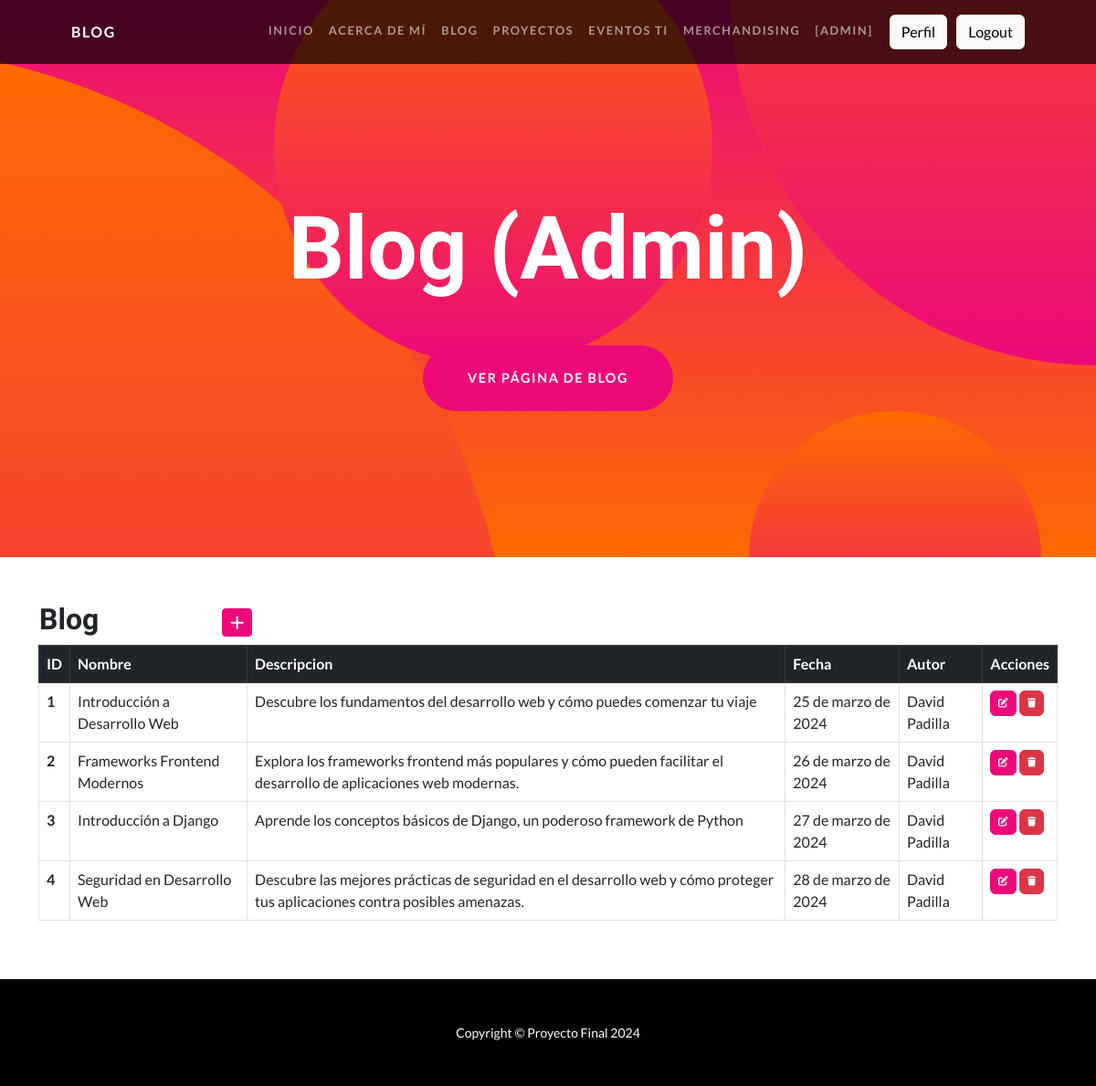
Screenshot of /blog_admin/ (signed in) with the database file from the repository.
### aplicacion/models.py (models this page shows, shortened)
class Blog(models.Model):
    nombre = models.CharField(max_length=100)
    descripcion = models.TextField()
    fecha = models.DateField()
    autor = models.CharField(max_length=50)

### aplicacion/views.py (the view)
# urls.py: path('blog_admin/', blogAdmin, name="blog_admin"),
@login_required
def blogAdmin(request):
    contexto = {'blog': Blog.objects.all().order_by("id")}
    return render(request, "aplicacion/blog_admin.html", contexto)

### aplicacion/templates/aplicacion/blog_admin.html
{% extends "aplicacion/index.html" %}
{% block titulo %}
<h1 class="masthead-heading mb-0">Blog (Admin)</h1>
<a class="btn btn-primary btn-xl rounded-pill mt-5" href="{% url 'blog' %}">Ver página de blog</a>
{% endblock titulo %}
{% block contenido %}
<table>
  <tr>
    <td width="200"><h2>Blog</h2></td>
    <td>
      <a href="{% url 'blog_create' %}" class="btn btn-primary btn-sm">
        <i class="fa fa-plus fa-lg" title="Crear"></i>
      </a>
    </td>
  </tr>
</table>
<table class="table table-bordered">
    <thead>
      <tr class="table-dark">
        <th scope="col">ID</th>
        <th scope="col">Nombre</th>
        <th scope="col">Descripcion</th>
        <th scope="col">Fecha</th>
        <th scope="col">Autor</th>
        <th scope="col">Acciones</th>
      </tr>
    </thead>
    <tbody>
{% for b in blog %}
      <tr>
        <th scope="row">{{ b.id }}</th>
        <td>{{ b.nombre }}</td>
        <td>{{ b.descripcion }}</td>
        <td>{{ b.fecha }}</td>
        <td>{{ b.autor }}</td>
        <td>
          <a
            href="{% url 'blog_update' b.id %}"
            class="btn btn-primary"
            style="--bs-btn-padding-y: .25rem; --bs-btn-padding-x: .5rem; --bs-btn-font-size: .75rem;"
            ><i class="fa fa-edit fa-sm" title="Edit Record"></i>
          </a>
          <a
            href="{% url 'blog_delete' b.id %}"
            class="btn btn-danger"
            style="--bs-btn-padding-y: .25rem; --bs-btn-padding-x: .5rem; --bs-btn-font-size: .75rem;"
            ><i class="fa fa-trash fa-sm" title="Delete Record"></i>
          </a>
        </td>
      </tr>
{% endfor %}
    </tbody>
</table>
{% endblock contenido %}

### aplicacion/templates/aplicacion/index.html (shortened to what this page needs)
<!DOCTYPE html>
<html lang="en">
    <head>
        {% load static %}
        <link href="{% static 'css/styles.css' %}" rel="stylesheet" />
    </head>
    <body id="page-top">
        <nav class="navbar navbar-expand-lg navbar-dark navbar-custom fixed-top">
            <div class="container px-5">
                <a class="navbar-brand" href="/">Blog</a>
                <div class="collapse navbar-collapse" id="navbarResponsive">
                    <ul class="navbar-nav ms-auto">
                        <li class="nav-item"><a class="nav-link" href="/">Inicio</a></li>
                        <li class="nav-item"><a class="nav-link" href="{% url 'acerca' %}">Acerca de mí </a></li>
                        {% if user.is_authenticated %}
                        <li class="nav-item"><a class="nav-link" href="{% url 'blog_admin' %}">Blog</a></li>
                        <li class="nav-item"><a class="nav-link" href="{% url 'proyectos_admin' %}">Proyectos</a></li>
                        <li class="nav-item"><a class="nav-link" href="{% url 'eventos_admin' %}">Eventos TI</a></li>
                        <li class="nav-item"><a class="nav-link" href="{% url 'merchandising_admin' %}">Merchandising</a></li>
                        <li class="nav-item"><a class="nav-link">[{{user.username}}]</a></li>
                        <li class="nav-item"></li>
                        <li class="nav-item"><a class="btn btn-light" href="{% url 'perfil' %}">Perfil</a></li>
                        <li class="nav-item"></li>
                        <li class="nav-item"><a class="btn btn-light" href="{% url 'logout' %}">Logout</a></li>
                        {% endif %}
                    </ul>
                </div>
            </div>
        </nav>
        <header class="masthead text-center text-white">
            <div class="masthead-content">
                <div class="container px-5">
                    {% block titulo %}{% endblock titulo %}
                </div>
            </div>
            <div class="bg-circle-1 bg-circle"></div>
            <div class="bg-circle-2 bg-circle"></div>
            <div class="bg-circle-3 bg-circle"></div>
            <div class="bg-circle-4 bg-circle"></div>
        </header>
        <div class="container py-5">
            {% block contenido %}{% endblock contenido %}
        </div>
        <footer class="py-5 bg-black">
            <div class="container px-5"><p class="m-0 text-center text-white small">Copyright &copy; Proyecto Final 2024</p></div>
        </footer>
    </body>
</html>

### rows the page displays
Blog: id "1", nombre "Introducción a Desarrollo Web", descripcion "Descubre los fundamentos del desarrollo web y cómo puedes comenzar tu viaje", fecha "25 de marzo de 2024", autor "David Padilla"
Blog: id "2", nombre "Frameworks Frontend Modernos", descripcion "Explora los frameworks frontend más populares y cómo pueden facilitar el desarrollo de aplicaciones web modernas.", fecha "26 de marzo de 2024", autor "David Padilla"
Blog: id "3", nombre "Introducción a Django", descripcion "Aprende los conceptos básicos de Django, un poderoso framework de Python", fecha "27 de marzo de 2024", autor "David Padilla"
Blog: id "4", nombre "Seguridad en Desarrollo Web", descripcion "Descubre las mejores prácticas de seguridad en el desarrollo web y cómo proteger tus aplicaciones contra posibles amenazas.", fecha "28 de marzo de 2024", autor "David Padilla"

### other values shown
{{ user.username }} "ADMIN"
